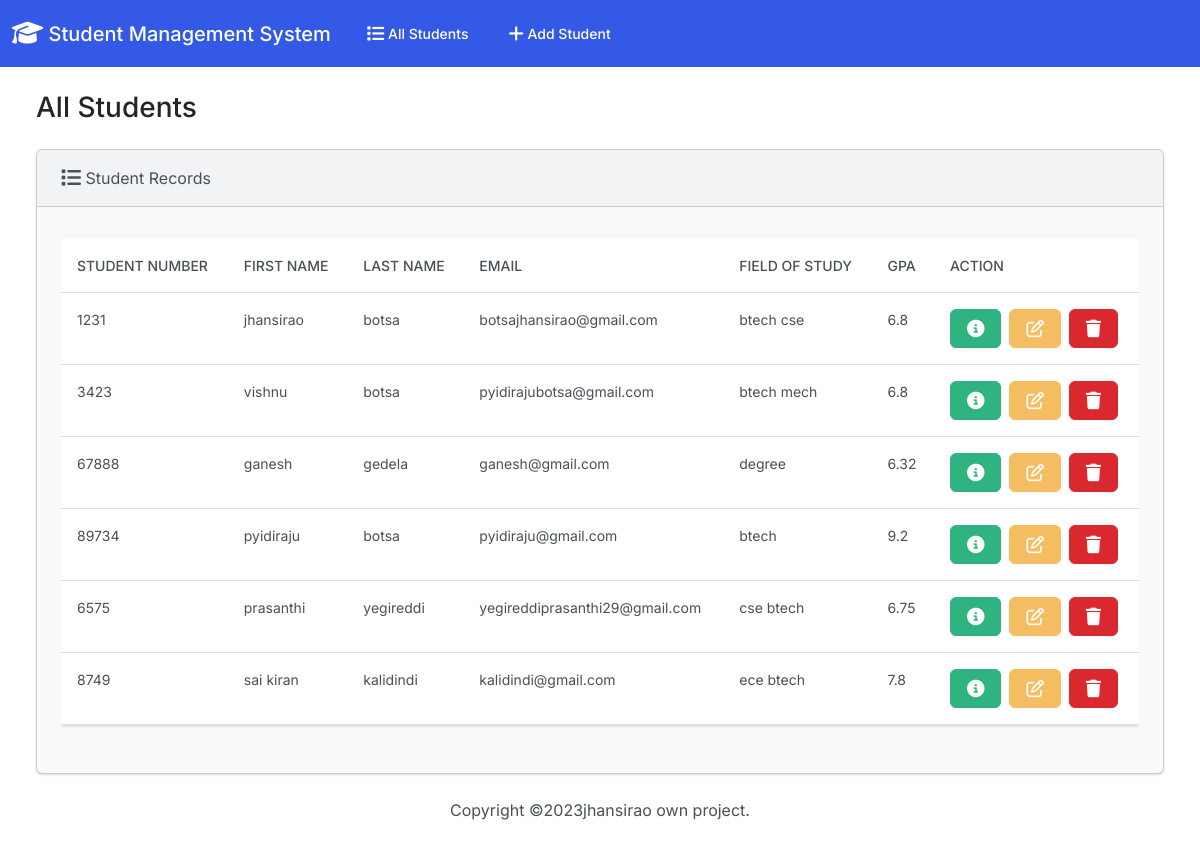
The page / on the database its author committed.
### students/models.py (models this page shows, shortened)
class Student(models.Model):
    student_number=models.PositiveIntegerField()
    first_name=models.CharField(max_length=50)
    last_name=models.CharField(max_length=50)
    email=models.EmailField(max_length=100)
    field_of_study=models.CharField(max_length=50)
    gpa=models.FloatField()

### students/views.py (the view)
# urls.py: path('',views.index,name='index'),
def index(request):
  return render(request, 'students/index.html', {
    'students': Student.objects.all()
  })

### students/templates/students/index.html (shortened to what this page needs)
{% extends "students/base.html" %}
{% block body %}
 <h3 class="m-4">All Students</h3>
            <div class="row">
                <div class="col-12">
                    {% if students %}
                    <div class="card bg-light ms-4 me-4 mb-4">
                      <div class="card-header">
                          <i class="fa-solid fa-list fa-lg"></i> Student Records
                      </div>
                      <div class="card-body">
                        <p class="card-text">
                          <div class="table-responsive">
                          <table class="table table-hover">
                                  <thead>
                                    <tr>
                                      <th scope="col">Student Number</th>
                                      <th scope="col">First name</th>
                                      <th scope="col">Last Name</th>
                                      <th scope="col">Email</th>
                                        <th scope="col">Field of study</th>
                                      <th scope="col">gpa</th>
                                      <th scope="col">Action</th>
                                    </tr>
                                  </thead>
                                  <tbody>
                                        {% for student in students %}
                                        <tr>
                                            <td>{{ student.student_number}}</td>
                                            <td>{{ student.first_name}}</td>
                                          <td>{{ student.last_name}}</td>
                                          <td>{{ student.email}}</td>
                                          <td>{{ student.field_of_study}}</td>
                                          <td>{{ student.gpa}}</td>
                                            <td>
                                                <button type="button" class="btn btn-success me-1" href="{% url 'view_student' student.id %}" data-bs-toggle="modal" data-bs-target="#myModal{{student.id}}">
                                                </button>
                                                <a class="btn btn-warning me-1" href="{% url 'edit' student.id %}">
                                                </a>
                                                <button type="button" class="btn btn-danger" data-bs-toggle="modal" data-bs-target="#delete{{student.id}}">
                                                </button>
                                            </td>
                                        </tr>
                                        {% endfor %}
                                  </tbody>
                          </table>
                      </div>
                        </p>
                      </div>
                    </div>
                    {% else %}
                    <h5 class="alert alert-primary ms-4 me-4"> No students records </h5>
                    {% endif %}
                </div>
            </div>
{% endblock %}

### students/templates/students/base.html (shortened to what this page needs)
{%load static %}
<!DOCTYPE html>
<head lang="en">
<head>
     <link rel="stylesheet" href="https://cdnjs.cloudflare.com/ajax/libs/font-awesome/6.4.0/css/all.min.css"/>
    <link href="{% static 'css/bootstrap.min.css' %}" rel="stylesheet">
    <body class="d-flex flex-column min-vh-100">
        <nav class="navbar navbar-expand-lg bg-primary" data-bs-theme="dark">
  <div class="container-fluid">
    <a class="navbar-brand" href="{% url 'index' %}">
        <i class="fa-solid fa-graduation-cap fa-lg"></i> Student Management System</a>
    <div class="collapse navbar-collapse" id="navbarColor01">
      <ul class="navbar-nav me-auto">
        <li class="nav-item">
          <a class="nav-link" href="{% url 'index' %}">
               All Students</a>
        </li>
        <li class="nav-item">
          <a class="nav-link" href="{% url 'add' %}">
               Add Student</a>
        </li>
      </ul>
    </div>
  </div>
</nav>
        <div class="container-fluid">
           {% block body %}
            {% endblock %}
        </div>
        <footer class="mt-auto mb-4">
            <div class="text-center">
                <span>Copyright &copy;<script>document.write(new Date().getFullYear())</script>jhansirao own project.</span>
            </div>
        </footer>
    </body>
</head>
</html>

### rows shown on the page
Student: student_number "1231", first_name "jhansirao", last_name "botsa", email "botsajhansirao@gmail.com", field_of_study "btech cse", gpa "6.8"
Student: student_number "3423", first_name "vishnu", last_name "botsa", email "pyidirajubotsa@gmail.com", field_of_study "btech mech", gpa "6.8"
Student: student_number "67888", first_name "ganesh", last_name "gedela", email "ganesh@gmail.com", field_of_study "degree", gpa "6.32"
Student: student_number "89734", first_name "pyidiraju", last_name "botsa", email "pyidiraju@gmail.com", field_of_study "btech", gpa "9.2"
Student: student_number "6575", first_name "prasanthi", last_name "yegireddi", email "yegireddiprasanthi29@gmail.com", field_of_study "cse btech", gpa "6.75"
Student: student_number "8749", first_name "sai kiran", last_name "kalidindi", email "kalidindi@gmail.com", field_of_study "ece btech", gpa "7.8"
